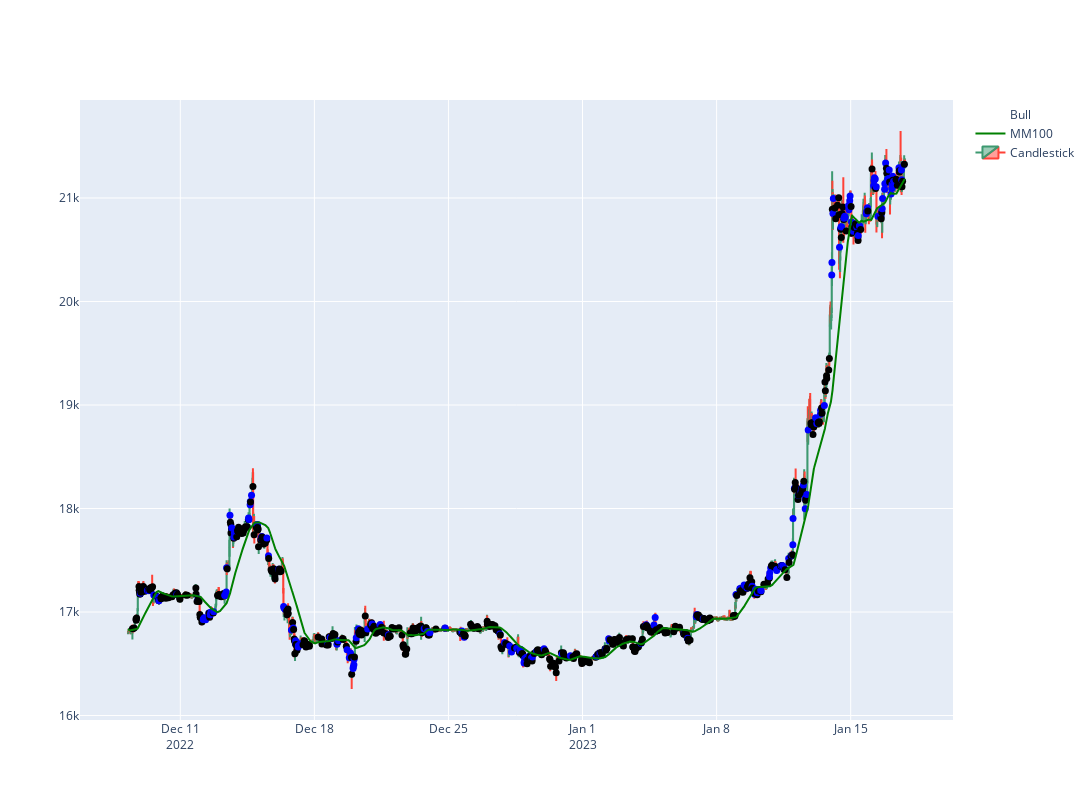

The notebook cell this image was saved under:
### Code cell
import plotly.graph_objects as go
from random import randint

rand = False

s1 = 1 # randint(55, len(predictions_high)) if rand else 2
s2 = predictions_change.shape[0] # s1 + 50 if rand else len(predictions_high) - 20

y_test_ = new_df[1:]

# Edit pred_change range
pred_change = predictions_change / 50
pred_change = y_test_['open_price'] * pred_change + y_test_['open_price']

# Edit pred_change range
pred_change2 = predictions_change2 / 50
pred_change2 = y_test_['open_price'] * pred_change2 + y_test_['open_price']

# Mean
"""high_mean = predictions_high # (predictions_high + predictions_high2) / 2
low_mean  = ((predictions_low + predictions_low2) / 2 + high_mean) / 2
change_mean = (pred_change + pred_change2) / 2"""

# Print
print(s1, s2)

rd = np.where(y_test_['close_price'] < y_test_['open_price'], True, False)
rd_line = np.where(y_test_['open_price'] < pred_change2.values, True, False)
rd_line2 = np.where(y_test_['open_price'] < pred_change.values, True, False)
rd_line3 = np.where(abs(y_test_['open_price'] - y_test_['MM100']) / y_test_['MM100'] >= 0.0010, True, False)

rd = np.logical_and(rd, rd_line)
rd = np.logical_and(rd, rd_line2)
rd = np.logical_and(rd, rd_line3)

gr = np.where(y_test_['close_price'] > y_test_['open_price'], True, False)
gr_line = np.where(y_test_['open_price'] > pred_change2.values, True, False)
gr_line2 = np.where(y_test_['open_price'] > pred_change.values, True, False)
gr_line3 = np.where(abs(y_test_['open_price'] - y_test_['MM100']) / y_test_['MM100'] >= 0.0010, True, False)

gr = np.logical_and(gr, gr_line)
gr = np.logical_and(gr, gr_line2)
gr = np.logical_and(gr, gr_line3)

"""rd = np.where(y_test_['close_price'] < y_test_['open_price'], True, False)
rd_line = np.where(low_mean < np.append(low_mean[-1], low_mean[:-1]), True, False)
rd_line2 = np.where(predictions_change2[-1:] < predictions_change, True, False)
rd_line3 = np.where(y_test_['open_price'] < y_test_['MM100'], True, False)

rd = np.logical_and(rd, rd_line)
rd = np.logical_and(rd, rd_line2)
rd = np.logical_and(rd, rd_line3)

gr = np.where(y_test_['close_price'] > y_test_['open_price'], True, False)
gr_line = np.where(low_mean > np.append(low_mean[-1], low_mean[:-1]), True, False)
gr_line2 = np.where(predictions_change2[-1:] > predictions_change, True, False)
gr_line3 = np.where(y_test_['open_price'] > y_test_['MM100'], True, False)

gr = np.logical_and(gr, gr_line)
gr = np.logical_and(gr, gr_line2)
gr = np.logical_and(gr, gr_line3)"""

"""                        go.Line(x=y_test_.index,
                                y=pred_change,
                                line_color='black',
                                name='Change1'),
                        go.Line(x=y_test_.index,
                                y=pred_change2,
                                line_color='brown',
                                name='Change2'),"""


fig = go.Figure(data=[                        
                        go.Scatter(x=y_test_.index,
                                y=y_test_['close_price'],
                                mode='markers',
                                marker_color=np.select([gr, rd], ['blue', 'black'], 'rgba(0,0,0,0)'),
                                name='Bull',
                                marker=dict(color='LightSkyBlue',
                                size=7)),


                        go.Line(x=y_test_.index,
                                y=y_test_['MM100'],
                                line_color='green',
                                name='MM100'),
                        go.Candlestick(x=y_test_.index,
                                     open=y_test_['open_price'],
                                     high=y_test_['high_price'],
                                     low=y_test_['low_price'],
                                     close=y_test_['close_price'],
                                     name='Candlestick')]).update_layout(xaxis_rangeslider_visible=False)

fig.update_layout(
    autosize=False,
    width=1500,
    height=800)

if rand: fig.show()
fig.show()

### Figure 1 — Plotly figure (JSON) as saved in the notebook; plotly's stock layout.template omitted (floating-point values rounded to 4 significant figures; data arrays with more than 128 entries replaced by an {"elided": "..."} marker saying what was removed)
{"data": [{"marker": {"color": {"elided": "3895 str values"}, "size": 7}, "mode": "markers", "name": "Bull", "type": "scatter", "x": {"elided": "3895 str values"}, "y": {"elided": "3895 float values"}}, {"line": {"color": "green"}, "name": "MM100", "type": "scatter", "x": {"elided": "3895 str values"}, "y": {"elided": "3895 float values"}}, {"close": {"elided": "3895 float values"}, "high": {"elided": "3895 float values"}, "low": {"elided": "3895 float values"}, "name": "Candlestick", "open": {"elided": "3895 float values"}, "type": "candlestick", "x": {"elided": "3895 str values"}}], "layout": {"autosize": false, "height": 800, "width": 1500, "xaxis": {"rangeslider": {"visible": false}}}}
